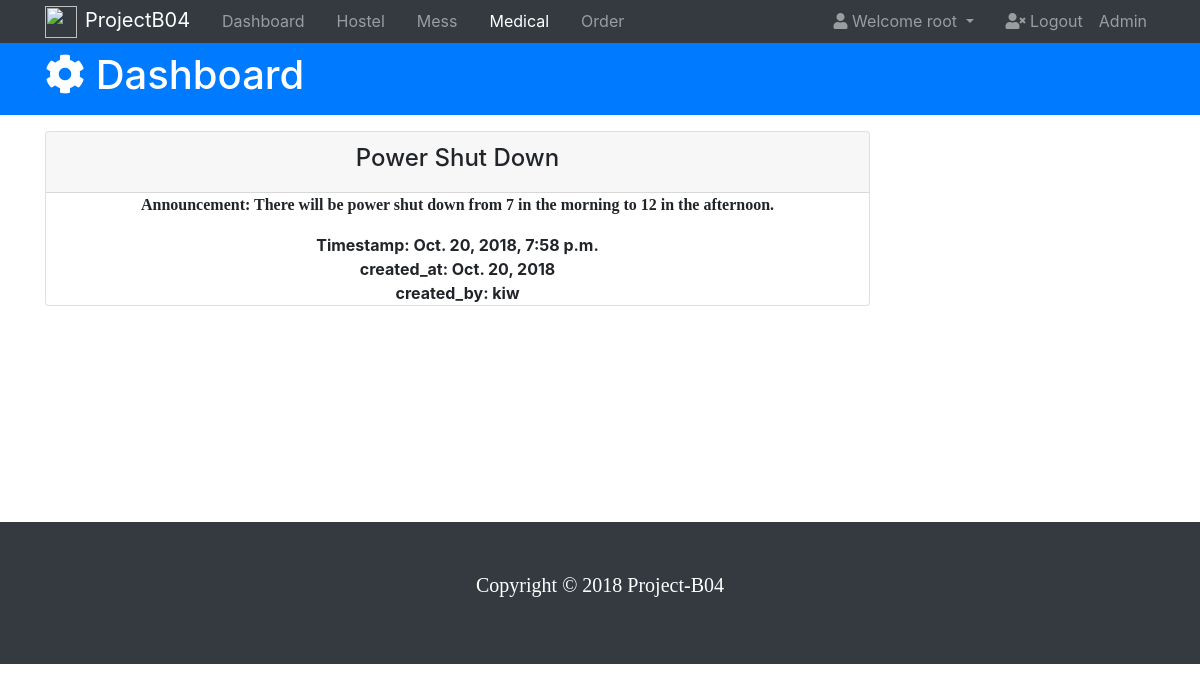
Page /dashboard/details/1/2/ (signed in) on the committed database.
### dashboard/models.py (models this page shows, shortened)
class HostelAnnouncements(models.Model):
    announcement_title = models.CharField(max_length=30, blank=True, null=True)
    announcement = models.CharField(max_length=100, blank=True, null=True)
    timestamp = models.DateTimeField(blank=True, null=True)
    created_at = models.DateField(blank=True, null=True)
    created_by = models.CharField(max_length=45, blank=True, null=True)
    modified_at = models.DateField(blank=True, null=True)
    modified_by = models.CharField(max_length=45, blank=True, null=True)

### dashboard/views.py (the view)
# urls.py: url(r'^details/(?P<flag>\d+)/(?P<pk>\d+)/$', views.announcement_detail, name = 'announcement_detail'),
@login_required
def announcement_detail(request, flag, pk):
    if flag == '1':
        announcement = get_object_or_404(HostelAnnouncements, pk = pk)
        return render(request, 'dashboard/announcement.html', {
        'announcement': announcement
        })
    elif flag == '2':
        announcement = get_object_or_404(MessAnnouncements, pk = pk)
        return render(request, 'dashboard/announcement.html', {
        'announcement': announcement
        })
    elif flag == '3':
        announcement = get_object_or_404(MedicalAnnouncements, pk = pk)
        return render(request, 'dashboard/announcement.html', {
        'announcement': announcement
        })

### dashboard/templates/dashboard/announcement.html (shortened to what this page needs)
<!DOCTYPE html>
<html lang="en">
<head>
  <link rel="stylesheet" href="https://use.fontawesome.com/releases/v5.0.13/css/all.css"
>
  <link rel="stylesheet" href="https://stackpath.bootstrapcdn.com/bootstrap/4.1.1/css/bootstrap.min.css"
>
</head>
<body>
  <nav class="navbar navbar-expand-sm navbar-dark bg-dark p-0">
    <div class="container">
      <a href="index.html" class="navbar-brand"> <img src="https://upload.wikimedia.org/wikipedia/en/thumb/4/49/IIIT_Sri_City_Logo.png/220px-IIIT_Sri_City_Logo.png" style="width: 32px; height: 32px; margin-right: 8px;">ProjectB04</a>
      <div class="collapse navbar-collapse" id="navbarCollapse">
        <ul class="navbar-nav">
          <li class="nav-item px-2">
            <a href="{% url 'dashboard:dashboard_index' %}" class="nav-link">Dashboard</a>
          </li>
          <li class="nav-item px-2">
            <a href="hostel.html" class="nav-link">Hostel</a>
          </li>
          <li class="nav-item px-2">
            <a href="mess.html" class="nav-link">Mess</a>
          </li>
          <li class="nav-item px-2">
            <a href="medical.html" class="nav-link active">Medical</a>
          </li>
          <li class="nav-item px-2">
            <a href="{% url 'orders:order_index' %}" class="nav-link">Order</a>
          </li>
        </ul>
        <ul class="navbar-nav ml-auto">
          <li class="nav-item dropdown mr-3">
            <a href="#" class="nav-link dropdown-toggle" data-toggle="dropdown">
              <i class="fas fa-user"></i> Welcome {{request.user}}
            </a>
          </li>
          <li class="nav-item">
            <a href="{% url 'accounts:student_logout' %}" class="nav-link">
              <i class="fas fa-user-times"></i> Logout
            </a>
          </li>
          <li class="nav-item">
            <a href="{% url 'admin:index' %}" class="nav-link">
               Admin
            </a>
          </li>
        </ul>
      </div>
    </div>
  </nav>
  <header id="main-header" class="py-2 bg-primary text-white">
    <div class="container">
      <div class="row">
        <div class="col-md-6">
          <h1>
            <i class="fas fa-cog"></i> Dashboard</h1>
        </div>
      </div>
    </div>
  </header>
  <section id="posts">
    <center><div class="container">
      <div class="row">
        <div class="col-md-9">
          <div class="card">
            <div class="card-header">
              <h4>{{announcement.announcement_title}}</h4>
            </div>
            <div class="announcement-body">
              <p><b>Announcement: {{ announcement.announcement }}</b></p>
            </div>
            <div class="Announcement-properties">
              <b>Timestamp: {{ announcement.timestamp }}</b><br>
              <b>created_at: {{ announcement.created_at }}</b><br>
              <b>created_by: {{ announcement.created_by }}</b><br>
            </div>
          </div>
        </div>
      </div>
    </div>
  </center>
  </section>
  <br><br><br><br><br><br><br>
  <footer id="main-footer" class="bg-dark text-white mt-5 p-5">
    <div class="container">
      <div class="row">
        <div class="col">
          <p class="lead text-center">
            Copyright &copy;
            <span id="year"></span>
            Project-B04
          </p>
        </div>
      </div>
    </div>
  </footer>
</body>
</html>

### dashboard/templates/dashboard/announcement.html (style rules this page uses)
p { font-family: "Times New Roman", Times, serif; font size="6"; }

### rows in the picture
HostelAnnouncements: announcement_title "Power Shut Down", announcement "There will be power shut down from 7 in the morning to 12 in the afternoon.", timestamp "Oct. 20, 2018, 7:58 p.m.", created_at "Oct. 20, 2018", created_by "kiw"

### other values in the picture
{{ request.user }} "root"
